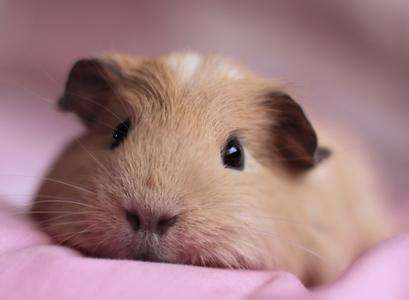
#> input picture timg.jpeg, 409 x 300 px
$ python 6-4.py   (older library calls are emulated)
#> lines starting #> are read from the running program, lines starting #| are printed output that depends on the picture
# -*- coding: utf-8 -*-
"""
Created on Tue Feb 21 14:01:11 2017

@author: luzhangqin
"""

import numpy as np
from sklearn.cluster import KMeans
from sklearn.utils import shuffle
#图像处理库
import mahotas as mh
import matplotlib.pyplot as plt


original_img = np.array(mh.imread('timg.jpeg'), dtype = np.float64) / 255
width, height, depth = tuple(original_img.shape)
#> width = 300; height = 409; depth = 3
image_flattened = np.reshape(original_img, (width * height, depth))
image_array_sample = shuffle(image_flattened, random_state = 0)[:1000]
#> image_array_sample = 1000 rows, first 8: [0.302, 0.231, 0.216], [0.471, 0.282, 0.275], [0.745, 0.592, 0.525], [0.639, 0.439, 0.424], [0.545, 0.388, 0.424], [0.694, 0.525, 0.459], [0.659, 0.545, 0.565], [0.533, 0.404, 0.329]
estimator = KMeans(n_clusters = 64, random_state = 0)
estimator.fit(image_array_sample)
cluster_assignments = estimator.predict(image_flattened)
compressed_palette = estimator.cluster_centers_
#返回给定形状和类型的新数组，用零填充。
compressed_img = np.zeros((width, height, compressed_palette.shape[1]))
label_idx = 0
for i in range(width):
    for j in range(height):
        compressed_img[i][j] = compressed_palette[
                cluster_assignments[label_idx]]
        label_idx += 1
#> after the loop, label_idx = 122700

#计算所有样本的平均轮廓系数。
#在nrows，ncols和plot_number都小于10的情况下，存在方便，使得可以给出3位数字，
#其中，数百代表nrow，十位代表ncol 并且单位表示plot_number。 例如：
#plt.subplot(1, 2, 2)
plt.subplot(122)
plt.title('original_img')
plt.imshow(original_img)
plt.axis('off')

plt.subplot(121)
plt.title('compressed_img')
plt.imshow(compressed_img)
plt.axis('off')
plt.show()
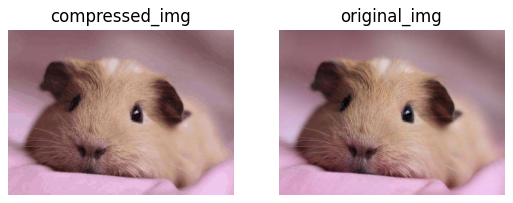
#> figure drawn by matplotlib, 2 panels

$ run again, with mandrill.png saved as timg.jpeg
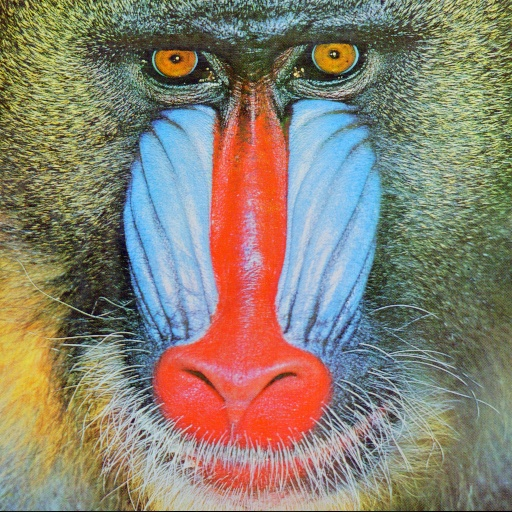
#> input picture mandrill.png, 512 x 512 px
#> image_array_sample = 1000 rows, first 8: [0.424, 0.455, 0.271], [0.988, 0.259, 0.106], [0.694, 0.596, 0.569], [0.29, 0.325, 0.259], [0.643, 0.761, 0.855], [0.659, 0.753, 0.886], [0.745, 0.769, 0.769], [0.329, 0.353, 0.251]
#> after the loop `for i in range(width):`: label_idx = 262144
#> `plt.show()`:
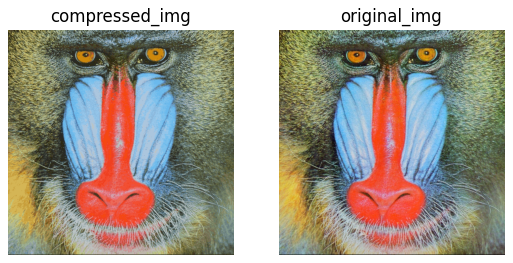
#> figure drawn by matplotlib, 2 panels
